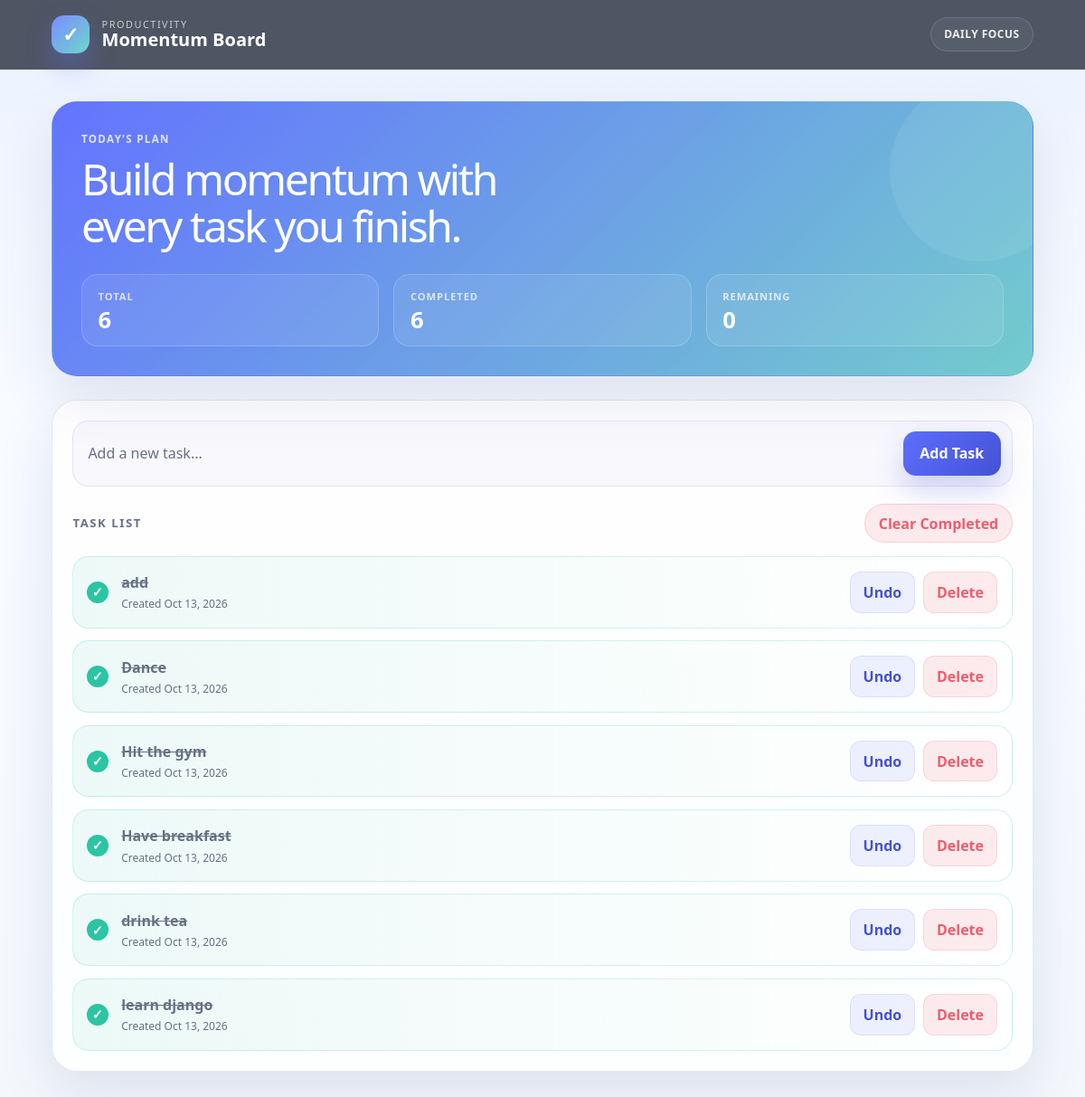
The page / on the database its author committed.
### tasks/models.py (models this page shows, shortened)
class Task(models.Model):
    title=models.CharField(max_length=100)
    done=models.BooleanField(default=False)
    created_at=models.DateTimeField(auto_now_add=True)

### tasks/views.py (the view)
# urls.py: path('', views.task_list, name='task_list'),
def task_list(request):
    if request.method == 'POST':
        form = TaskForm(request.POST)
        if form.is_valid():
            form.save()
            return redirect('task_list')
    tasks = Task.objects.order_by('-created_at')
    total_tasks = tasks.count()
    completed_tasks = tasks.filter(done=True).count()
    remaining_tasks = total_tasks - completed_tasks
    return render(request, 'tasks/task_list.html', {
        'tasks': tasks,
        'total_tasks': total_tasks,
        'completed_tasks': completed_tasks,
        'remaining_tasks': remaining_tasks,
    })

### tasks/templates/tasks/task_list.html (shortened to what this page needs)
{% extends 'tasks/base.html' %}
{% block content %}
<div class="task-dashboard">
    <section class="hero-panel">
        <div class="hero-copy">
            <p class="eyebrow">Today’s plan</p>
            <h1>Build momentum with every task you finish.</h1>
        </div>
        <div class="stats-row">
            <div class="stat-card">
                <span>Total</span>
                <strong>{{ total_tasks }}</strong>
            </div>
            <div class="stat-card">
                <span>Completed</span>
                <strong>{{ completed_tasks }}</strong>
            </div>
            <div class="stat-card">
                <span>Remaining</span>
                <strong>{{ remaining_tasks }}</strong>
            </div>
        </div>
    </section>
    <section class="task-panel">
        <form method="post" class="task-form">
            <div class="input-wrap">
                <input type="text" name="title" placeholder="Add a new task..." required>
                <button type="submit" class="btn-primary">Add Task</button>
            </div>
        </form>
        {% if tasks %}
            <div class="list-header">
                <p>Task List</p>
                {% if completed_tasks %}
                    <form method="post" action="{% url 'clear_completed_tasks' %}">
                        <button type="submit" class="clear-btn">Clear Completed</button>
                    </form>
                {% endif %}
            </div>
        {% endif %}
        <ul class="task-list">
            {% for task in tasks %}
                <li class="task-item {% if task.done %}completed{% endif %}">
                    <div class="task-main">
                        <span class="task-checkbox">✓</span>
                        <div class="task-copy">
                            <span class="task-title">{{ task.title }}</span>
                            <span class="task-meta">Created {{ task.created_at|date:"M d, Y" }}</span>
                        </div>
                    </div>
                    <div class="task-actions">
                        <form method="post" action="{% url 'toggle_task' task.pk %}" class="inline-form">
                            <button type="submit" class="action-btn toggle-btn">
                                {% if task.done %}Undo{% else %}Done{% endif %}
                            </button>
                        </form>
                        <form method="post" action="{% url 'delete_task' task.pk %}" class="inline-form">
                            <button type="submit" class="action-btn delete-btn">Delete</button>
                        </form>
                    </div>
                </li>
            {% empty %}
                <li class="empty-state">
                    <h2>No tasks yet</h2>
                    <p>Start your day by adding the first thing you want to finish.</p>
                </li>
            {% endfor %}
        </ul>
    </section>
</div>
{% endblock %}

### tasks/templates/tasks/base.html (shortened to what this page needs)
{% load static %}
<!DOCTYPE html>
<html lang="en">
<head>
    <link href="https://cdn.jsdelivr.net/npm/bootstrap@5.3.8/dist/css/bootstrap.min.css" rel="stylesheet">
    <link rel="stylesheet" href="{% static 'tasks/css/styles.css' %}">
</head>
<body>
    <div class="page-shell">
        <nav class="topbar">
            <div class="container">
                <a class="brand-wrap" href="{% url 'task_list' %}">
                    <span class="brand-icon">✓</span>
                    <span class="brand-copy">
                        <span class="brand-kicker">Productivity</span>
                        <span class="navbar-brand">Momentum Board</span>
                    </span>
                </a>
                <div class="nav-pills">
                    <span class="mini-pill">Daily Focus</span>
                </div>
            </div>
        </nav>
        <main class="container">
            {% block content %}
            {% endblock %}
        </main>
    </div>
</body>
</html>

### rows shown on the page
Task: title "add", created_at "Oct 13, 2026", done "Undo"
Task: title "Dance", created_at "Oct 13, 2026", done "Undo"
Task: title "Hit the gym", created_at "Oct 13, 2026", done "Undo"
Task: title "Have breakfast", created_at "Oct 13, 2026", done "Undo"
Task: title "drink tea", created_at "Oct 13, 2026", done "Undo"
Task: title "learn django", created_at "Oct 13, 2026", done "Undo"

### other values the page prints
{{ total_tasks }} "6"
{{ completed_tasks }} "6"
{{ remaining_tasks }} "0"
